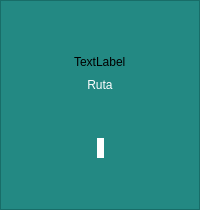
             <widget class="QFrame" name="frame_6">
              <property name="styleSheet">
               <string notr="true">background-color:rgba(29,134,128,85%);</string>
              </property>
              <property name="frameShape">
               <enum>QFrame::StyledPanel</enum>
              </property>
              <property name="frameShadow">
               <enum>QFrame::Raised</enum>
              </property>
              <layout class="QGridLayout" name="gridLayout_4">
               <item row="0" column="0">
                <layout class="QVBoxLayout" name="verticalLayout_9">
                 <item>
                  <spacer name="verticalSpacer_6">
                   <property name="orientation">
                    <enum>Qt::Vertical</enum>
                   </property>
                   <property name="sizeHint" stdset="0">
                    <size>
                     <width>20</width>
                     <height>40</height>
                    </size>
                   </property>
                  </spacer>
                 </item>
                 <item>
                  <layout class="QHBoxLayout" name="horizontalLayout_7">
                   <item>
                    <spacer name="horizontalSpacer_12">
                     <property name="orientation">
                      <enum>Qt::Horizontal</enum>
                     </property>
                     <property name="sizeHint" stdset="0">
                      <size>
                       <width>40</width>
                       <height>20</height>
                      </size>
                     </property>
                    </spacer>
                   </item>
                   <item>
                    <widget class="QLabel" name="icon_ruta">
                     <property name="styleSheet">
                      <string notr="true">background-color:rgba(29,134,128,0%);</string>
                     </property>
                     <property name="text">
                      <string>TextLabel</string>
                     </property>
                    </widget>
                   </item>
                   <item>
                    <spacer name="horizontalSpacer_13">
                     <property name="orientation">
                      <enum>Qt::Horizontal</enum>
                     </property>
                     <property name="sizeHint" stdset="0">
                      <size>
                       <width>40</width>
                       <height>20</height>
                      </size>
                     </property>
                    </spacer>
                   </item>
                  </layout>
                 </item>
                 <item>
                  <widget class="QLabel" name="label_8">
                   <property name="styleSheet">
                    <string notr="true">background-color:rgba(29,134,128,0%);
font: 14pt &quot;MS Shell Dlg 2&quot;;
color:white;</string>
                   </property>
                   <property name="text">
                    <string>Ruta</string>
                   </property>
                   <property name="alignment">
                    <set>Qt::AlignCenter</set>
                   </property>
                  </widget>
                 </item>
                 <item>
                  <spacer name="verticalSpacer_7">
                   <property name="orientation">
                    <enum>Qt::Vertical</enum>
                   </property>
                   <property name="sizeHint" stdset="0">
                    <size>
                     <width>20</width>
                     <height>40</height>
                    </size>
                   </property>
                  </spacer>
                 </item>
                 <item>
                  <layout class="QHBoxLayout" name="horizontalLayout_8">
                   <item>
                    <spacer name="horizontalSpacer_14">
                     <property name="orientation">
                      <enum>Qt::Horizontal</enum>
                     </property>
                     <property name="sizeHint" stdset="0">
                      <size>
                       <width>40</width>
                       <height>20</height>
                      </size>
                     </property>
                    </spacer>
                   </item>
                   <item>
                    <widget class="QLabel" name="frame_ruta">
                     <property name="styleSheet">
                      <string notr="true">background-color:white;
font: 13pt &quot;MS Shell Dlg 2&quot;;
color:#333333;
min-width: 7em;
max-width:7em;
min-height:2em;</string>
                     </property>
                     <property name="text">
                      <string/>
                     </property>
                     <property name="alignment">
                      <set>Qt::AlignCenter</set>
                     </property>
                    </widget>
                   </item>
                   <item>
                    <spacer name="horizontalSpacer_15">
                     <property name="orientation">
                      <enum>Qt::Horizontal</enum>
                     </property>
                     <property name="sizeHint" stdset="0">
                      <size>
                       <width>40</width>
                       <height>20</height>
                      </size>
                     </property>
                    </spacer>
                   </item>
                  </layout>
                 </item>
                 <item>
                  <spacer name="verticalSpacer_8">
                   <property name="orientation">
                    <enum>Qt::Vertical</enum>
                   </property>
                   <property name="sizeHint" stdset="0">
                    <size>
                     <width>20</width>
                     <height>40</height>
                    </size>
                   </property>
                  </spacer>
                 </item>
                </layout>
               </item>
              </layout>
             </widget>
